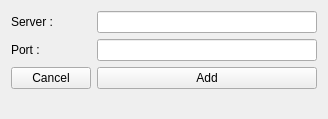
<?xml version="1.0" encoding="UTF-8"?>
<ui version="4.0">
 <class>Form</class>
 <widget class="QWidget" name="Form">
  <property name="geometry">
   <rect>
    <x>0</x>
    <y>0</y>
    <width>328</width>
    <height>119</height>
   </rect>
  </property>
  <property name="windowTitle">
   <string>Add new server</string>
  </property>
  <layout class="QVBoxLayout" name="verticalLayout">
   <item>
    <layout class="QFormLayout" name="formLayout">
     <item row="0" column="0">
      <widget class="QLabel" name="label">
       <property name="text">
        <string>Server : </string>
       </property>
      </widget>
     </item>
     <item row="0" column="1">
      <widget class="QLineEdit" name="lineEdit"/>
     </item>
     <item row="1" column="0">
      <widget class="QLabel" name="label_2">
       <property name="text">
        <string>Port :</string>
       </property>
      </widget>
     </item>
     <item row="1" column="1">
      <widget class="QLineEdit" name="lineEdit_2"/>
     </item>
     <item row="2" column="1">
      <widget class="QPushButton" name="pushButton_2">
       <property name="text">
        <string>Add</string>
       </property>
      </widget>
     </item>
     <item row="2" column="0">
      <widget class="QPushButton" name="pushButton">
       <property name="text">
        <string>Cancel</string>
       </property>
      </widget>
     </item>
    </layout>
   </item>
  </layout>
 </widget>
 <resources/>
 <connections/>
</ui>
